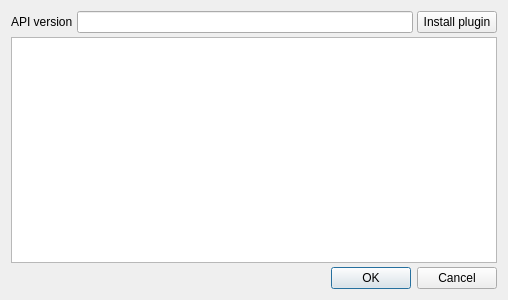
<?xml version="1.0" encoding="UTF-8"?>
<ui version="4.0">
 <class>PluginInfoWindow</class>
 <widget class="QDialog" name="PluginInfoWindow">
  <property name="geometry">
   <rect>
    <x>0</x>
    <y>0</y>
    <width>508</width>
    <height>300</height>
   </rect>
  </property>
  <property name="windowTitle">
   <string>Plugin Info</string>
  </property>
  <layout class="QVBoxLayout" name="verticalLayout">
   <property name="spacing">
    <number>4</number>
   </property>
   <item>
    <layout class="QHBoxLayout" name="horizontalLayout">
     <property name="spacing">
      <number>4</number>
     </property>
     <item>
      <widget class="QLabel" name="label">
       <property name="sizePolicy">
        <sizepolicy hsizetype="Fixed" vsizetype="Fixed">
         <horstretch>0</horstretch>
         <verstretch>0</verstretch>
        </sizepolicy>
       </property>
       <property name="text">
        <string>API version</string>
       </property>
      </widget>
     </item>
     <item>
      <widget class="QLineEdit" name="lineEditAPIVersion"/>
     </item>
     <item>
      <widget class="QPushButton" name="pushButtonInstallPlugin">
       <property name="text">
        <string>Install plugin</string>
       </property>
      </widget>
     </item>
    </layout>
   </item>
   <item>
    <widget class="QTableWidget" name="tableWidget"/>
   </item>
   <item>
    <widget class="QDialogButtonBox" name="buttonBox">
     <property name="orientation">
      <enum>Qt::Horizontal</enum>
     </property>
     <property name="standardButtons">
      <set>QDialogButtonBox::Cancel|QDialogButtonBox::Ok</set>
     </property>
    </widget>
   </item>
  </layout>
 </widget>
 <resources/>
 <connections>
  <connection>
   <sender>buttonBox</sender>
   <signal>accepted()</signal>
   <receiver>PluginInfoWindow</receiver>
   <slot>accept()</slot>
   <hints>
    <hint type="sourcelabel">
     <x>248</x>
     <y>254</y>
    </hint>
    <hint type="destinationlabel">
     <x>157</x>
     <y>274</y>
    </hint>
   </hints>
  </connection>
  <connection>
   <sender>buttonBox</sender>
   <signal>rejected()</signal>
   <receiver>PluginInfoWindow</receiver>
   <slot>reject()</slot>
   <hints>
    <hint type="sourcelabel">
     <x>316</x>
     <y>260</y>
    </hint>
    <hint type="destinationlabel">
     <x>286</x>
     <y>274</y>
    </hint>
   </hints>
  </connection>
 </connections>
</ui>
